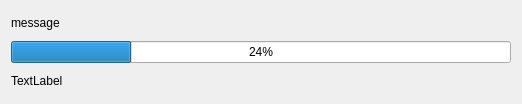
<?xml version="1.0" encoding="UTF-8"?>
<ui version="4.0">
 <class>ProgressNotification</class>
 <widget class="Notification" name="ProgressNotification">
  <property name="geometry">
   <rect>
    <x>0</x>
    <y>0</y>
    <width>518</width>
    <height>104</height>
   </rect>
  </property>
  <property name="sizePolicy">
   <sizepolicy hsizetype="Expanding" vsizetype="Minimum">
    <horstretch>0</horstretch>
    <verstretch>0</verstretch>
   </sizepolicy>
  </property>
  <property name="windowTitle">
   <string>ProgressNotification</string>
  </property>
  <layout class="QVBoxLayout" name="verticalLayout">
   <item>
    <widget class="QLabel" name="message">
     <property name="minimumSize">
      <size>
       <width>500</width>
       <height>0</height>
      </size>
     </property>
     <property name="text">
      <string>message</string>
     </property>
     <property name="wordWrap">
      <bool>true</bool>
     </property>
    </widget>
   </item>
   <item>
    <widget class="QProgressBar" name="progressBar">
     <property name="value">
      <number>24</number>
     </property>
    </widget>
   </item>
   <item>
    <widget class="QLabel" name="subMessage">
     <property name="text">
      <string>TextLabel</string>
     </property>
     <property name="wordWrap">
      <bool>true</bool>
     </property>
    </widget>
   </item>
  </layout>
 </widget>
 <customwidgets>
  <customwidget>
   <class>Notification</class>
   <extends>QWidget</extends>
   <header>ui/notifications/Notification.hpp</header>
   <container>1</container>
  </customwidget>
 </customwidgets>
 <resources/>
 <connections/>
</ui>
